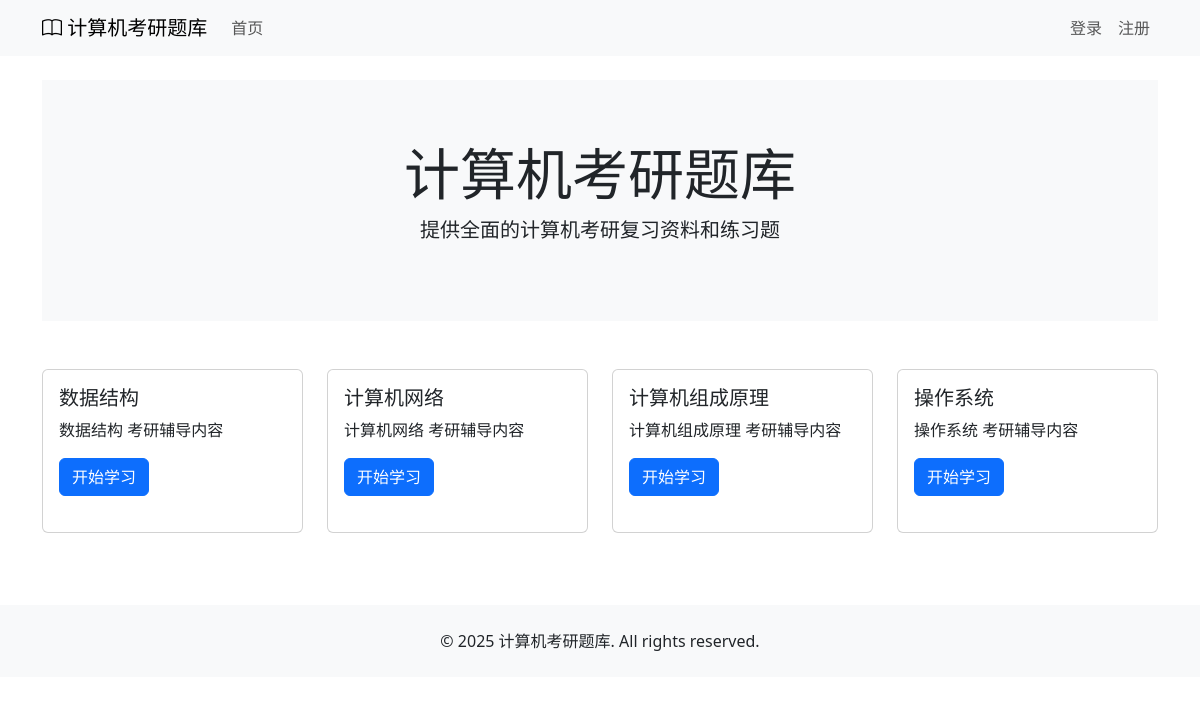
The page / on the database its author committed.
### courses/models.py (models this page shows, shortened)
class Book(models.Model):
    title = models.CharField(max_length=100, verbose_name='书名')
    description = models.TextField(blank=True, verbose_name='描述')
    cover_image = models.ImageField(upload_to='book_covers/', blank=True, verbose_name='封面图片')
    class Meta:
        verbose_name = '书籍'
        verbose_name_plural = verbose_name

### courses/views.py (the view)
# urls.py: path('', views.index, name='index'),
def index(request):
    books = Book.objects.all()
    return render(request, 'courses/index.html', {'books': books})

### courses/templates/courses/index.html (shortened to what this page needs)
{% extends 'courses/base.html' %}
{% block content %}
<div class="hero-section text-center mb-5">
    <h1 class="display-4">计算机考研题库</h1>
    <p class="lead">提供全面的计算机考研复习资料和练习题</p>
</div>
<div class="row">
    {% for book in books %}
    <div class="col-md-6 col-lg-3">
        <div class="card h-100">
            <div class="card-body">
                <h5 class="card-title">{{ book.title }}</h5>
                <p class="card-text">{{ book.description }}</p>
                <a href="{% url 'courses:book_detail' book.id %}" class="btn btn-primary">开始学习</a>
            </div>
        </div>
    </div>
    {% endfor %}
</div>
{% endblock %}

### courses/templates/courses/base.html (style rules this page uses)
.hero-section { background-color: #f8f9fa; padding: 60px 0; }
.card { transition: transform 0.2s; margin-bottom: 20px; }

### rows shown on the page
Book: title "数据结构", description "数据结构 考研辅导内容"
Book: title "计算机网络", description "计算机网络 考研辅导内容"
Book: title "计算机组成原理", description "计算机组成原理 考研辅导内容"
Book: title "操作系统", description "操作系统 考研辅导内容"
